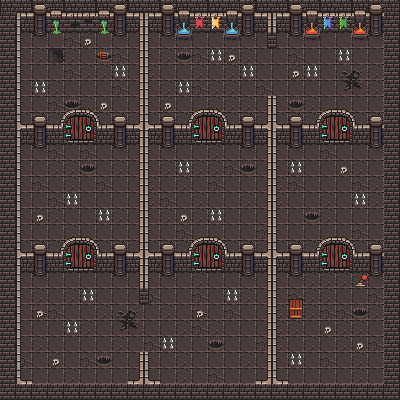

Rendered tile map (Tiled .tmx) drawn with the repository's tilesets; below, a short description and the map source with its tile grids summarised:
An orthogonal 25x25 tile map with 16x16 px tiles, 7 tile layers (sol, coffre, crâne, piège, ...), 2 tilesets.

<map version="1.10" tiledversion="1.10.1" orientation="orthogonal" renderorder="right-down" width="25" height="25" tilewidth="16" tileheight="16" infinite="0" nextlayerid="17" nextobjectid="1">
 <tileset firstgid="1" source="data/RPG Nature Tileset.tsx" />
 <tileset firstgid="721" source="data/0x72_DungeonTilesetII_v1.3.tsx" />
 <layer id="1" name="sol" width="25" height="25">
  <data>[625 cells, 625 non-empty, 11 distinct tile ids]</data>
 </layer>
 <layer id="15" name="coffre" width="25" height="25">
  <data>[625 cells, 2 non-empty, 2 distinct tile ids]</data>
 </layer>
 <layer id="16" name="crâne" width="25" height="25">
  <data>[625 cells, 13 non-empty, 1 distinct tile ids]</data>
 </layer>
 <layer id="14" name="piège" width="25" height="25">
  <data>[625 cells, 27 non-empty, 2 distinct tile ids]</data>
 </layer>
 <layer id="2" name="pillier" width="25" height="25">
  <data>[625 cells, 192 non-empty, 31 distinct tile ids]</data>
 </layer>
 <layer id="11" name="bordure" width="25" height="25">
  <data>[625 cells, 71 non-empty, 1 distinct tile ids]</data>
 </layer>
 <layer id="13" name="porte" width="25" height="25">
  <data>[625 cells, 73 non-empty, 13 distinct tile ids]</data>
 </layer>
</map>
